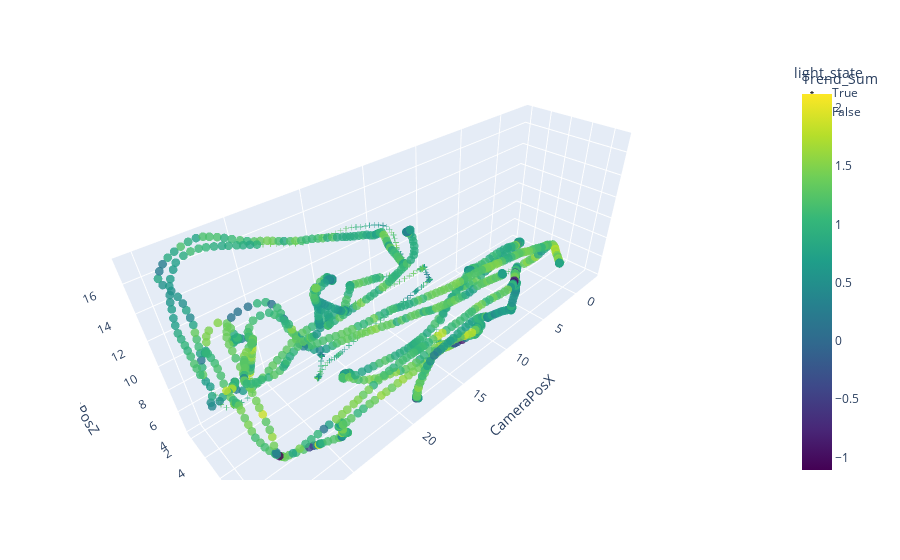

This figure's notebook cell:
### Code cell
### sample from raw data 
rate = 20
data_image = copy.deepcopy(data_auto[1])
subset = data_image[::rate]
## 3D Stastic ###
if 1:
    df = subset
    fig = px.scatter_3d(df, x='CameraPosX', y='CameraPosY', z='CameraPosZ',
                color='Trend_Sum',color_continuous_scale=px.colors.sequential.Viridis,symbol='light_state',symbol_sequence=["cross","circle"],opacity=0.8,)
    fig.update_traces(marker_size = 3)
    fig.show()

### Figure 1 — Plotly figure (JSON) as saved in the notebook; plotly's stock layout.template omitted (floating-point values rounded to 4 significant figures; data arrays with more than 128 entries replaced by an {"elided": "..."} marker saying what was removed)
{"data": [{"hovertemplate": "light_state=True<br>CameraPosX=%{x}<br>CameraPosY=%{y}<br>CameraPosZ=%{z}<br>Trend_Sum=%{marker.color}<extra></extra>", "legendgroup": "True", "marker": {"color": {"elided": "411 float values"}, "coloraxis": "coloraxis", "opacity": 0.8, "size": 3, "symbol": "cross"}, "mode": "markers", "name": "True", "scene": "scene", "showlegend": true, "type": "scatter3d", "x": {"elided": "411 float values"}, "y": {"elided": "411 float values"}, "z": {"elided": "411 float values"}}, {"hovertemplate": "light_state=False<br>CameraPosX=%{x}<br>CameraPosY=%{y}<br>CameraPosZ=%{z}<br>Trend_Sum=%{marker.color}<extra></extra>", "legendgroup": "False", "marker": {"color": {"elided": "1356 float values"}, "coloraxis": "coloraxis", "opacity": 0.8, "size": 3, "symbol": "circle"}, "mode": "markers", "name": "False", "scene": "scene", "showlegend": true, "type": "scatter3d", "x": {"elided": "1356 float values"}, "y": {"elided": "1356 float values"}, "z": {"elided": "1356 float values"}}], "layout": {"coloraxis": {"colorbar": {"title": {"text": "Trend_Sum"}}, "colorscale": [[0, "#440154"], [0.1111, "#482878"], [0.2222, "#3e4989"], [0.3333, "#31688e"], [0.4444, "#26828e"], [0.5556, "#1f9e89"], [0.6667, "#35b779"], [0.7778, "#6ece58"], [0.8889, "#b5de2b"], [1, "#fde725"]]}, "legend": {"title": {"text": "light_state"}, "tracegroupgap": 0}, "margin": {"t": 60}, "scene": {"domain": {"x": [0, 1], "y": [0, 1]}, "xaxis": {"title": {"text": "CameraPosX"}}, "yaxis": {"title": {"text": "CameraPosY"}}, "zaxis": {"title": {"text": "CameraPosZ"}}}}}
